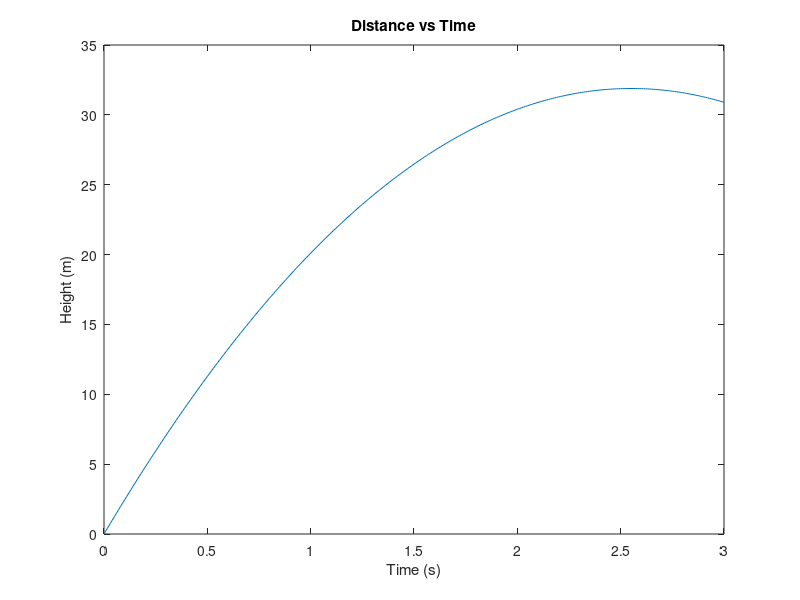
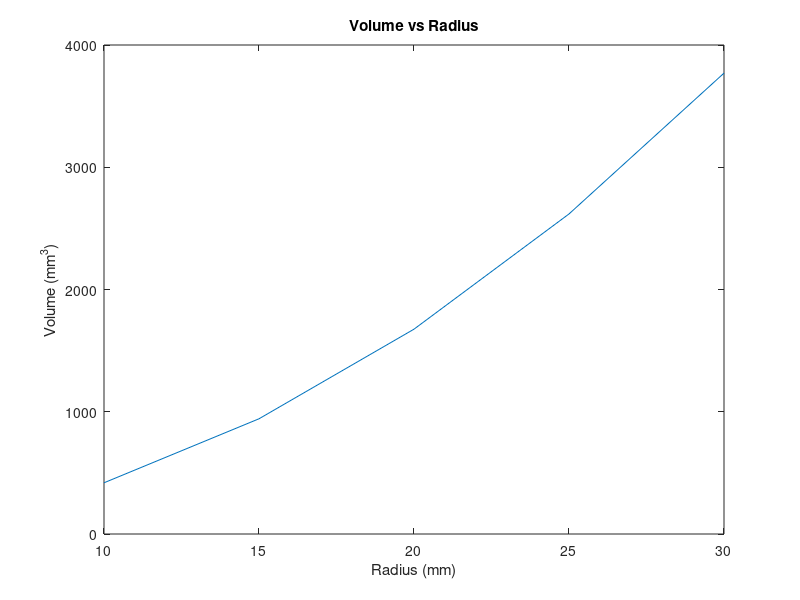

Source code (MATLAB) for these figures, in order:
clc;
clear;
disp('Gage Farmer HW7 M/W 10AM')


fprintf('\nProblem 1\n')
v = 25;
a = -9.8;
t = 0:.01:3;
d = v*t+(1/2)*a*t.^2;
plot(t,d)
title('Distance vs Time')
xlabel('Time (s)')
ylabel('Height (m)')
fprintf('The maximum height of the ball was% .2f meters\n', max(d))


fprintf('\nProblem 2\n')
rad=[10 15 20 25 30];
vol=(4/3)*pi*rad.^2;
figure('Color', 'white')
plot(rad, vol)
title('Volume vs Radius')
ylabel('Volume (mm^3)')
xlabel('Radius (mm)')
fprintf('The total volume of all of the spheres is %.2f mm^3\n', sum(vol))


fprintf('\nProblems 3 and 4\n')
fprintf('10110111 in base 10 form is %.0f\n', bin2dec('10110111'))
fprintf('231 in binary form is %s\n', dec2bin(231))